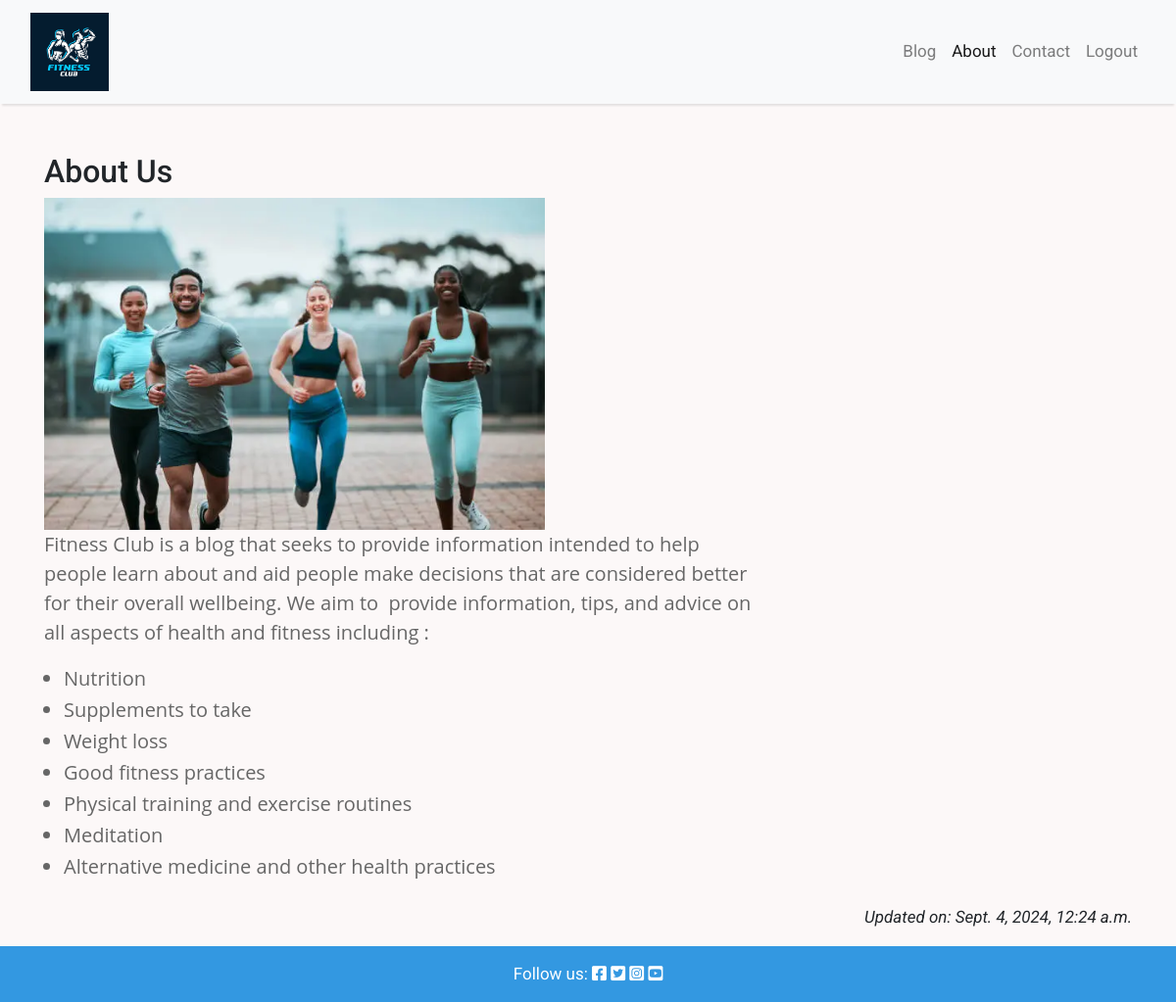
The page /about/ (signed in) on the database its author committed.
### about/models.py (models this page shows, shortened)
class About(models.Model):
    title = models.CharField(max_length=200)
    updated_on = models.DateTimeField(auto_now=True)
    content = models.TextField()

### about/views.py (the view)
# urls.py: path('', views.about_me, name='about'),
def about_me(request):
    about = About.objects.all().order_by('-updated_on').first()
    return render(
        request,
        "about/about.html",
        {"about": about},
    )

### about/templates/about/about.html
{% extends 'base.html' %}
{% block content %}
{% load static %}
<div class="container mt-5">
    <div class="row">
        <div class=" col-md-8 col-md-10 mx-auto">
    </div>
    <div class="col-8">
      <h2>{{ about.title }}</h2>
      <img src="{% static 'images/about-image.webp' %}" width="70%" />
      {{ about.content | safe }}
    </div>
  </div>
  <div class="row">
    <div class="col text-right">
      <p class="text-end"><em>Updated on: {{ about.updated_on }}</em></p>
    </div>
  </div>
</div>
{% endblock content %}

### static/css/style.css (style rules this page uses)
body { font-family: "Roboto", sans-serif; font-size: 17px; background-color: #fcf8f8; }

### rows shown on the page
About: title "About Us", content "Fitness Club is a blog that seeks to provide information intended to help people learn about and aid people make decisions that are considered better for their overall wellbeing. We aim to provide information, tips, and advice on all aspects of health and fitness including : Nutrition Supplements to take Weight loss Good fitness practices Physical training and exercise routines Meditation Alternative medicine and other health practices", updated_on "Sept. 4, 2024, 12:24 a.m."
